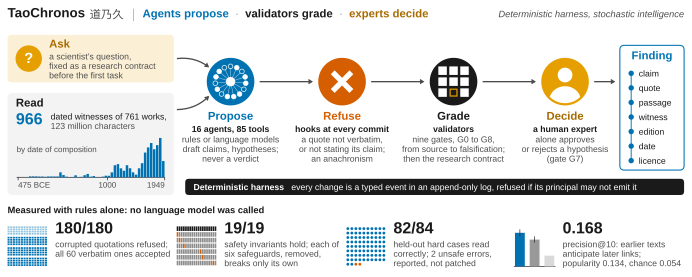

Recreate this plot in Python.
"""Fig. 1 | Graphical abstract — the paper as one flowchart.

    python paper/manuscript/figures/graphical_abstract.py

Two inputs (a scientist's question, fixed as a research contract, and the dated corpus) meet in the agents, which may
only propose; commit hooks refuse, validators grade and a human expert alone decides, every step a typed event in an
append-only log.  Below the pipeline, what was measured with rules alone.  The figure is 183 mm wide at 5:2, the
proportion Engineering asks of a graphical abstract (at least 1328 × 531 px), so one artwork serves as Fig. 1 of both
manuscripts and as Engineering's separate file.

Nothing is drawn from memory.  The histogram of the corpus, the sixteen agents (filled: may consult a model), the
grid of 240 quotation decisions, the 19 × 7 matrix of invariants, the 84 held-out readings and the three bars of the
temporal benchmark are read from ``paper/figures/source_data``, the files the paper's own figures are drawn from, and
every number in a label is asserted against them and against the manuscript's text.

Outputs, beside this script: ``graphical_abstract.pdf`` (vector, live text, TrueType fonts), ``graphical_abstract.svg``
(text as outlines, so that it looks the same wherever it is shown, the repository's README included) and
``graphical_abstract.png`` (600 dpi, 4322 × 1729 px).  The legend is ``graphical_abstract.md``; ``build.py`` one
directory up sets the figure and its legend first in both manuscripts.  ``--draft`` reports a line that does not fit
its place instead of stopping.
"""

from __future__ import annotations

import csv
import json
import math
import sys
from itertools import pairwise
from pathlib import Path

import matplotlib as mpl
import numpy as np
from matplotlib.patches import Circle, Ellipse, FancyArrowPatch, Polygon, Rectangle

HERE = Path(__file__).resolve().parent
PAPER = HERE.parents[1]
SD = PAPER / "figures" / "source_data"
sys.path.insert(0, str(PAPER / "cases"))

import cjk_truetype  # noqa: E402

cjk_truetype.EXTRA_SOURCES.append(Path(__file__))  # the Chinese characters this file draws (道乃久)

from case_style import (BLUE, DARK, GREY, LIGHT, ORANGE, PALE, VERM, Canvas, dot, line, rbox, rich,  # noqa: E402
                        tint, width_mm)
from nature_style import measure_pdf, qc_figure  # noqa: E402

W, H = 183.0, 73.2  # mm: 5:2
INK = "#1A1A1A"
ORANGE_T = "#A86A00"  # the palette's orange, darkened for text on white
TEXT_PT = (6.0, 12.5)  # a graphical abstract is read small: nothing under 6 pt, numbers up to 12 pt
MANUSCRIPTS = [HERE.parent / "manuscript.md", HERE.parent / "engineering.md"]
PERIODS = (-475, 1949)  # the span of the paper's periods (paper/figures/fig2_corpus.py), as the manuscript states it


def stated(*phrases: str) -> None:
    """Every phrase is in both manuscripts as written."""
    for path in MANUSCRIPTS:
        text = " ".join(path.read_text(encoding="utf-8").split())
        for p in phrases:
            assert p in text, f"{p!r} is not in {path.name}"


def table(name: str) -> list[dict]:
    with open(SD / name, encoding="utf-8", newline="") as f:
        return list(csv.DictReader(f))


# --- the numbers, from the paper's source data ------------------------------------------------------------------------
def numbers() -> dict:
    arch = json.loads((SD / "fig1_architecture.json").read_text(encoding="utf-8"))
    wit = table("fig2_corpus_witnesses.csv")
    probes = table("fig4_hallucination.csv")
    inv = table("fig4_invariants.csv")
    mut = json.loads((SD / "extfig_mutation_matrix.json").read_text(encoding="utf-8"))
    cases = table("fig4_interpretive_cases.csv")
    rv = json.loads((SD / "fig5_research_value_full_corpus.json").read_text(encoding="utf-8"))
    n = {}
    # the corpus, as the paper's corpus figure draws it: every witness counts once, its weight spread evenly over
    # its composition range; the axis runs over the paper's periods, 475 BCE to 1949 (three witnesses have a bound
    # outside them, and that part of their weight falls off the axis)
    edges = np.arange(-500, 2000, 50)
    hist = np.zeros(len(edges) - 1)
    for r in wit:
        lo, hi = float(r["comp_lo"]), float(r["comp_hi"])
        if hi <= lo:
            hist[int(np.clip(np.searchsorted(edges, lo, side="right") - 1, 0, len(hist) - 1))] += 1
        else:
            hist += np.clip(np.minimum(edges[1:], hi) - np.maximum(edges[:-1], lo), 0, None) / (hi - lo)
    n["hist"], n["edges"] = hist, edges
    n["witnesses"], n["works"] = len(wit), len({r["work"] for r in wit})
    n["first"], n["last"] = PERIODS[0], PERIODS[1]
    outside = sum(float(r["comp_lo"]) < edges[0] or float(r["comp_hi"]) > edges[-1] for r in wit)
    assert (n["witnesses"], n["works"]) == (966, 761) and outside <= 3 and 964 < hist.sum() <= 966, (n, outside)
    # the agent
    agents = arch["agents"]
    n["director"] = next(a for a in agents if a["role"] == "director")["mode"] == "hybrid"
    n["specialists"] = [a["mode"] == "hybrid" for a in agents if a["role"] != "director"]
    n["tools"], n["events"], n["gates"] = len(arch["tools"]), len(arch["authority"]), list(arch["gates"])
    assert (len(agents), len(n["specialists"]), n["tools"], n["events"]) == (16, 15, 85, 61)
    assert n["gates"] == [f"G{i}" for i in range(9)] and arch["gates"]["G7"] == "Expert"
    assert set(arch["hooks"]["BeforeClaimCommit"]) == {"provenance_validator", "semantic_support", "anachronism_guard"}
    # quotations: four probes on 60 passages
    n["accepted"] = sum(int(p["passed"]) for p in probes if p["probe"].startswith("Verbatim quotation"))
    n["refused"] = sum(int(p["passed"]) for p in probes if not p["probe"].startswith("Verbatim quotation"))
    assert (n["accepted"], n["refused"]) == (60, 180) and all(p["passed"] == p["n"] for p in probes)
    # invariants: intact, then one boundary removed at a time
    ids = [r["id"] for r in inv]
    assert len(ids) == 19 and all(r["held"] == "True" for r in inv)
    n["matrix"] = [[i in v["broken"] for i in ids] for v in mut["variants"]]
    assert mut["variants"][0]["name"] == "intact" and len(mut["variants"]) == 7
    assert all(v["broken"] == ([v["target"]] if v["target"] else []) and not v["off_target"] for v in mut["variants"])
    n["cells_held"] = sum(v["held"] for v in mut["variants"])
    assert n["cells_held"] == 127
    # hard readings
    held = [c for c in cases if c["split"] == "heldout"]
    n["readings"] = [c["correct"] == "True" for c in held]
    assert (len(held), sum(n["readings"])) == (84, 82)
    assert all(c["unsafe"] == "True" for c in held if c["correct"] != "True")
    # research value
    by = {r["ranker"]: r for r in rv["rankers"]}
    n["p10"] = [(by[k]["p10"], by[k]["p10_lo"], by[k]["p10_hi"]) for k in
                ("Adamic–Adar (D4)", "Popularity", "Chance (20 draws)")]
    assert [v[0] for v in n["p10"]] == [0.168, 0.134, 0.054] and rv["leakage"] == 0
    assert rv["paired"][0]["p"] == 2.4e-16
    stated("966 witnesses", "123 million characters", "475 BCE–1949", "180 of 180 corrupted quotations",
           "19 of 19 safety invariants", "82 of 84 held-out hard", "precision@10 0.168", "0.054 for chance",
           "deterministic harness, stochastic intelligence", "85 tools", "61 event types")
    return n


# --- pictograms: white on a disc of the principal's colour ------------------------------------------------------------
def glyph_agents(ax, cx, cy, n):
    """The Director and its fifteen specialists: filled, may consult a model; open, rules only."""
    ring = 4.05
    pts = [(cx + ring * math.sin(2 * math.pi * k / 15), cy - ring * math.cos(2 * math.pi * k / 15)) for k in range(15)]
    for x, y in pts:
        ax.plot([cx, x], [cy, y], color="white", lw=0.35, alpha=0.75, zorder=5, solid_capstyle="round")
    for (x, y), model in zip(pts, n["specialists"]):
        ax.add_patch(Circle((x, y), 0.62, facecolor="white" if model else BLUE, edgecolor="white", lw=0.5, zorder=6))
    ax.add_patch(Circle((cx, cy), 1.15, facecolor="white" if n["director"] else BLUE, edgecolor="white", lw=0.5,
                        zorder=6))


def glyph_refuse(ax, cx, cy, n):
    """A cross: the commit is refused."""
    half, t = 3.5, 0.72
    for sign in (1, -1):
        c = [(-half, -t), (half, -t), (half, t), (-half, t)]
        a = sign * math.pi / 4
        ax.add_patch(Polygon([(cx + x * math.cos(a) - y * math.sin(a), cy + x * math.sin(a) + y * math.cos(a))
                              for x, y in c], closed=True, facecolor="white", edgecolor="none", zorder=6))


def glyph_gates(ax, cx, cy, n):
    """Nine gates; the eighth, G7, is not the validators' to set."""
    side, gap = 2.25, 0.65
    x0, y0 = cx - 1.5 * side - gap, cy - 1.5 * side - gap
    for k, g in enumerate(n["gates"]):
        x, y = x0 + (k % 3) * (side + gap), y0 + (k // 3) * (side + gap)
        if g == "G7":
            ax.add_patch(Rectangle((x + 0.22, y + 0.22), side - 0.44, side - 0.44, facecolor="none", edgecolor=ORANGE,
                                   lw=0.9, zorder=6))
        else:
            ax.add_patch(Rectangle((x, y), side, side, facecolor="white", edgecolor="none", zorder=6))


def glyph_person(ax, cx, cy, n):
    clip = Circle((cx, cy), 5.7, transform=ax.transData)  # the shoulders stop short of the disc's edge
    ax.add_patch(Circle((cx, cy - 1.75), 1.95, facecolor="white", edgecolor="none", zorder=6))
    body = Ellipse((cx, cy + 5.1), 8.4, 7.8, facecolor="white", edgecolor="none", zorder=6)
    ax.add_patch(body)
    body.set_clip_path(clip)


def node(ax, cx, cy, colour, glyph, n, r=6.3):
    ax.add_patch(Circle((cx, cy), r, facecolor=colour, edgecolor="none", zorder=4))
    glyph(ax, cx, cy, n)


def flow(ax, x0, y0, x1, y1, rad=0.0, colour=DARK):
    ax.add_patch(FancyArrowPatch((x0, y0), (x1, y1), arrowstyle="-|>,head_length=1.9,head_width=1.15",
                                 mutation_scale=1.0, lw=1.0, color=colour, shrinkA=0, shrinkB=0, zorder=3,
                                 connectionstyle=f"arc3,rad={rad}", joinstyle="miter", capstyle="butt"))


STRICT = "--draft" not in sys.argv  # a line that does not fit its place stops the build, unless drafting


def fits(s: str, w: float, fs: float = 6.5, weight: str = "normal") -> None:
    over = width_mm(s, fs, weight) - w
    if over > 0:
        if STRICT:
            raise AssertionError(f"{over:.1f} mm too wide: {s}")
        print(f"  {over:.1f} mm too wide: {s}")


def caption(ax, cx, y, head, colour, actor, lines, w=28.0):
    ax.text(cx, y, head, ha="center", va="top", fontsize=8.5, fontweight="bold", color=colour)
    ax.text(cx, y + 3.75, actor, ha="center", va="top", fontsize=6.5, fontweight="bold", color=INK)
    for k, s in enumerate(lines):
        fits(s, w)
        ax.text(cx, y + 6.5 + k * 2.55, s, ha="center", va="top", fontsize=6.5, color=DARK)


# --- thumbnails: the data of each result, cell by cell ---------------------------------------------------------------
def thumb_quotations(ax, x, y, n, size=10.6):
    """Four probes on 60 passages, a band each: the verbatim quotations, accepted (light), then the three kinds of
    corrupted quotation, refused (dark)."""
    cols, rows, gap = 15, 4, 0.42
    assert cols * rows == n["accepted"] and 3 * cols * rows == n["refused"]
    pw, ph = size / cols, (size - 3 * gap) / (4 * rows)
    for band in range(4):
        for k in range(cols * rows):
            ax.add_patch(Rectangle((x + (k % cols) * pw, y + band * (rows * ph + gap) + (k // cols) * ph), pw * 0.76,
                                   ph * 0.76, facecolor=tint(BLUE, 0.42) if band == 0 else BLUE, edgecolor="none",
                                   zorder=4))


def thumb_invariants(ax, x, y, n, size=10.6):
    """19 invariants (columns) on the intact agent (top row) and with each of six safeguards removed."""
    m = n["matrix"]
    pw, ph = size / 19, size / len(m)
    for i, row in enumerate(m):
        for j, broken in enumerate(row):
            ax.add_patch(Rectangle((x + j * pw, y + i * ph), pw * 0.78, ph * 0.8,
                                   facecolor=VERM if broken else (INK if i == 0 else tint(INK, 0.5)),
                                   edgecolor="none", zorder=4))


def thumb_readings(ax, x, y, n, size=10.6):
    """84 held-out hard cases in rows of ten: the two unsafe errors last."""
    cols, rows = 10, 9
    pw, ph = size / cols, size / rows
    for k, ok in enumerate(sorted(n["readings"], reverse=True)):
        ax.add_patch(Circle((x + (k % cols + 0.5) * pw, y + (k // cols + 0.5) * ph), 0.38,
                            facecolor=BLUE if ok else VERM, edgecolor="none", zorder=4))


def thumb_ranking(ax, x, y, n, size=10.6):
    """Precision at 10 of the ranking from the past, of popularity and of chance; whiskers, 95% intervals."""
    top = 0.20
    bw, gap = 2.6, 1.3
    line(ax, [x - 0.3, x + 3 * bw + 2 * gap + 0.3], [y + size] * 2, color=INK, lw=0.5)
    for k, ((v, lo, hi), col) in enumerate(zip(n["p10"], (BLUE, GREY, LIGHT))):
        bx = x + k * (bw + gap)
        ax.add_patch(Rectangle((bx, y + size - v / top * size), bw, v / top * size, facecolor=col, edgecolor="none",
                               zorder=4))
        if lo is not None:
            line(ax, [bx + bw / 2] * 2, [y + size - hi / top * size, y + size - lo / top * size], color=INK, lw=0.5,
                 z=5)


def kpi(ax, x, y, thumb, n, number, lines, w):
    thumb(ax, x, y + 0.9, n)
    tx = x + 12.6
    ax.text(tx, y - 0.35, number, ha="left", va="top", fontsize=12, fontweight="bold", color=INK)
    for k, s in enumerate(lines):
        fits(s, w - 12.6)
        ax.text(tx, y + 4.75 + k * 2.5, s, ha="left", va="top", fontsize=6.5, color=DARK)


def main() -> dict:
    n = numbers()
    cv = Canvas(W, H)
    ax = cv.blank(0, 0, W, H)

    # the name, the three verbs and the principle ---------------------------------------------------------------------
    x = rich(ax, 2.0, 2.0, [("TaoChronos", {"weight": "bold", "color": INK})], 10, va="top")
    x = rich(ax, x + 1.2, 2.35, [("道乃久", {"color": DARK})], 8.5, va="top")
    line(ax, [x + 2.6] * 2, [2.3, 5.6], color=GREY, lw=0.5)
    rich(ax, x + 5.0, 2.4, [("Agents propose", {"weight": "bold", "color": BLUE}), ("  ·  ", {"color": GREY}),
                           ("validators grade", {"weight": "bold", "color": INK}), ("  ·  ", {"color": GREY}),
                           ("experts decide", {"weight": "bold", "color": ORANGE_T})], 8.5, va="top")
    ax.text(W - 2.0, 2.75, "Deterministic harness, stochastic intelligence", ha="right", va="top", fontsize=7,
            fontstyle="italic", color=DARK)

    # two inputs ---------------------------------------------------------------------------------------------------
    xl, wl = 2.0, 44.0
    ya, ha_ = 9.2, 12.6
    rbox(ax, xl, ya, wl, ha_, fc=tint(ORANGE, 0.16), r=1.2)
    ax.add_patch(Circle((xl + 5.6, ya + ha_ / 2), 3.5, facecolor=ORANGE, edgecolor="none", zorder=4))
    ax.text(xl + 5.6, ya + ha_ / 2 + 0.15, "?", ha="center", va="center", fontsize=11, fontweight="bold",
            color="white", zorder=6)
    ax.text(xl + 11.0, ya + 1.2, "Ask", ha="left", va="top", fontsize=8.5, fontweight="bold", color=ORANGE_T)
    for k, s in enumerate(("a scientist’s question,", "fixed as a research contract", "before the first task")):
        fits(s, wl - 12.0)
        ax.text(xl + 11.0, ya + 4.85 + k * 2.5, s, ha="left", va="top", fontsize=6.5, color=DARK)

    yc, hc = 24.6, 27.0  # the corpus
    rbox(ax, xl, yc, wl, hc, fc=PALE, r=1.2)
    ax.text(xl + 2.2, yc + 1.4, "Read", ha="left", va="top", fontsize=8.5, fontweight="bold", color=INK)
    ax.text(xl + 2.2, yc + 5.2, f"{n['witnesses']}", ha="left", va="top", fontsize=12, fontweight="bold", color=BLUE)
    for k, s in enumerate((f"dated witnesses of {n['works']} works,", "123 million characters")):
        fits(s, wl - 13.0)
        ax.text(xl + 11.4, yc + 5.35 + k * 2.5, s, ha="left", va="top", fontsize=6.5, color=INK if k == 0 else DARK)
    # witnesses by composition date
    hx, hw, hy, hh = xl + 2.4, wl - 4.8, yc + 11.9, 10.4
    edges, hist = n["edges"], n["hist"]
    sx = lambda yr: hx + (yr - edges[0]) / (edges[-1] - edges[0]) * hw  # noqa: E731
    for (a, b), v in zip(pairwise(edges), hist):
        if v > 0:
            ax.add_patch(Rectangle((sx(a) + 0.07, hy + hh - v / hist.max() * hh), sx(b) - sx(a) - 0.14,
                                   v / hist.max() * hh, facecolor=BLUE, edgecolor="none", zorder=4))
    line(ax, [hx, hx + hw], [hy + hh] * 2, color=INK, lw=0.5)
    ax.text(hx, hy + 2.2, "by date of composition", ha="left", va="top", fontsize=6, color=DARK)
    assert hist[: np.searchsorted(edges, 1100)].max() / hist.max() * hh < hh - 5.0  # the label stands clear of the bars
    for yr, lab, ha in ((n["first"], "475 BCE", "left"), (1000, "1000", "center"), (n["last"], "1949", "right")):
        line(ax, [sx(yr)] * 2, [hy + hh, hy + hh + 0.8], color=INK, lw=0.5)
        ax.text(sx(yr), hy + hh + 1.2, lab, ha=ha, va="top", fontsize=6, color=DARK)

    # the pipeline -------------------------------------------------------------------------------------------------
    yp = 21.6
    xs = [61.0, 90.5, 120.0, 149.5]
    xf, wf = 164.0, W - 2.0 - 164.0
    r = 6.3
    flow(ax, xl + wl + 0.8, ya + ha_ / 2, xs[0] - r * 0.9, yp - r * 0.6, rad=-0.2)
    flow(ax, xl + wl + 0.8, yc + 4.4, xs[0] - r * 0.9, yp + r * 0.6, rad=0.2)
    for a, b in pairwise(xs):
        flow(ax, a + r + 1.4, yp, b - r - 1.4, yp)
    flow(ax, xs[-1] + r + 1.4, yp, xf - 1.2, yp)
    node(ax, xs[0], yp, BLUE, glyph_agents, n)
    node(ax, xs[1], yp, VERM, glyph_refuse, n)
    node(ax, xs[2], yp, INK, glyph_gates, n)
    node(ax, xs[3], yp, ORANGE, glyph_person, n)
    ycap = yp + r + 1.6
    wc = xs[1] - xs[0] - 1.6
    caption(ax, xs[0], ycap, "Propose", BLUE, f"16 agents, {n['tools']} tools",
            ["rules or language models", "draft claims, hypotheses;", "never a verdict"], wc)
    caption(ax, xs[1], ycap, "Refuse", VERM, "hooks at every commit",
            ["a quote not verbatim,", "or not stating its claim;", "an anachronism"], wc)
    caption(ax, xs[2], ycap, "Grade", INK, "validators",
            ["nine gates, G0 to G8,", "from source to falsification;", "then the research contract"], wc)
    caption(ax, xs[3], ycap, "Decide", ORANGE_T, "a human expert",
            ["alone approves", "or rejects a hypothesis", "(gate G7)"], wc)
    # what leaves the pipeline: a finding that can be walked back to its witness
    yf0, hf0 = yp - 9.6, 33.0
    rbox(ax, xf, yf0, wf, hf0, fc="white", ec=BLUE, lw=0.8, r=1.2, z=2)
    ax.text(xf + wf / 2, yf0 + 1.5, "Finding", ha="center", va="top", fontsize=8.5, fontweight="bold", color=BLUE)
    chain = ["claim", "quote", "passage", "witness", "edition", "date", "licence"]
    ys = [yf0 + 7.4 + k * 3.85 for k in range(len(chain))]
    line(ax, [xf + 3.0] * 2, [ys[0], ys[-1]], color=BLUE, lw=0.7, z=3)
    for yy, s in zip(ys, chain):
        dot(ax, xf + 3.0, yy, 0.72, fc=BLUE, z=4)
        fits(s, wf - 6.2)
        ax.text(xf + 5.0, yy, s, ha="left", va="center_baseline", fontsize=6.5, color=INK)

    # the harness beneath every step ---------------------------------------------------------------------------------
    xr = xl + wl + 3.0
    wr = W - 2.0 - xr
    yr_ = 47.3
    rbox(ax, xr, yr_, wr, 4.3, fc=INK, r=1.0, z=2)
    rule = "   every change is a typed event in an append-only log, refused if its principal may not emit it"
    xe = rich(ax, xr + 2.2, yr_ + 2.15, [("Deterministic harness", {"weight": "bold", "color": "white"}),
                                        (rule, {"color": "white"})], 6.5, va="center_baseline", z=6)
    if xe > xr + wr - 1.5:
        fits("the harness line", width_mm("the harness line", 6.5) - (xe - xr - wr + 1.5))

    # what was measured ----------------------------------------------------------------------------------------------
    ym = 54.6
    ax.text(xl, ym, "Measured with rules alone: no language model was called", ha="left", va="top", fontsize=7,
            fontweight="bold", color=INK)
    wk = (W - 4.0) / 4
    yk = ym + 4.4
    kpi(ax, xl, yk, thumb_quotations, n, f"{n['refused']}/180", ["corrupted quotations refused;",
                                                                 "all 60 verbatim ones accepted"], wk - 1.5)
    kpi(ax, xl + wk, yk, thumb_invariants, n, "19/19", ["safety invariants hold; each of", "six safeguards, removed,",
                                                        "breaks only its own"], wk - 1.5)
    kpi(ax, xl + 2 * wk, yk, thumb_readings, n, f"{sum(n['readings'])}/84", ["held-out hard cases read",
                                                                            "correctly; 2 unsafe errors,",
                                                                            "reported, not patched"], wk - 1.5)
    kpi(ax, xl + 3 * wk, yk, thumb_ranking, n, f"{n['p10'][0][0]:.3f}", ["precision@10: earlier texts",
                                                                        "anticipate later links;",
                                                                        "popularity 0.134, chance 0.054"], wk)
    return save(cv)


def save(cv: Canvas) -> dict:
    fig = cv.fig
    fig.canvas.draw()
    rep = qc_figure(fig)
    sizes = rep["text_sizes_pt"]
    rep["warnings"] = [w for w in rep["warnings"] if " pt (5–7 pt)" not in w and "stroke of" not in w]
    if min(sizes) < TEXT_PT[0] or max(sizes) > TEXT_PT[1]:
        rep["warnings"].append(f"text of {min(sizes)}–{max(sizes)} pt, outside {TEXT_PT[0]}–{TEXT_PT[1]} pt")
    pdf, svg, png = (HERE / f"graphical_abstract.{e}" for e in ("pdf", "svg", "png"))
    fig.savefig(pdf, metadata={"Title": "TaoChronos: graphical abstract", "Creator": "TaoChronos paper figures (matplotlib)",
                               "CreationDate": None})  # no date: the same bytes on every run
    with mpl.rc_context({"svg.fonttype": "path", "svg.hashsalt": "taochronos"}):
        fig.savefig(svg, metadata={"Date": None})
    fig.savefig(png, dpi=600)
    from PIL import Image

    with Image.open(png) as im:
        rgb = Image.new("RGB", im.size, "white")
        rgb.paste(im, mask=im.getchannel("A") if im.mode == "RGBA" else None)
    rgb.save(png, dpi=(600, 600), optimize=True)
    rep.update(measure_pdf(pdf))
    rep["png_px"] = list(rgb.size)
    other = [f for f in rep["fonts"] if not any(k in f for k in ("Arial", "Helvetica", "NotoSansCJK"))]
    if other:  # as the package's figures report it: the fallback was used on a machine without Arial
        rep["warnings"].append(f"fonts other than Arial / Noto Sans CJK embedded: {other}")
    if abs(rep["width_mm"] / rep["height_mm"] - 2.5) > 0.01 or rgb.size[0] < 1328 or rgb.size[1] < 531:
        rep["warnings"].append(f"not 5:2 at 1328 × 531 px or more: {rep['width_mm']} × {rep['height_mm']} mm, {rgb.size}")
    return rep


if __name__ == "__main__":
    r = main()
    print({k: r[k] for k in ("width_mm", "height_mm", "png_px", "fonts", "text_sizes_pt")})
    print("\n".join(r["warnings"]) or "no warnings")
